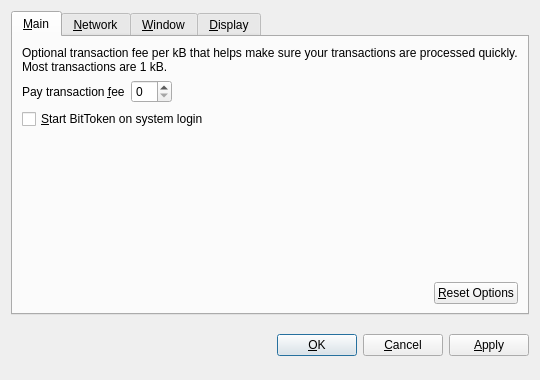
<?xml version="1.0" encoding="UTF-8"?>
<ui version="4.0">
 <class>OptionsDialog</class>
 <widget class="QDialog" name="OptionsDialog">
  <property name="geometry">
   <rect>
    <x>0</x>
    <y>0</y>
    <width>540</width>
    <height>380</height>
   </rect>
  </property>
  <property name="windowTitle">
   <string>Options</string>
  </property>
  <property name="modal">
   <bool>true</bool>
  </property>
  <layout class="QVBoxLayout" name="verticalLayout">
   <item>
    <widget class="QTabWidget" name="tabWidget">
     <property name="tabPosition">
      <enum>QTabWidget::North</enum>
     </property>
     <property name="currentIndex">
      <number>0</number>
     </property>
     <widget class="QWidget" name="tabMain">
      <attribute name="title">
       <string>&amp;Main</string>
      </attribute>
      <layout class="QVBoxLayout" name="verticalLayout_Main">
       <item>
        <widget class="QLabel" name="transactionFeeInfoLabel">
         <property name="text">
          <string>Optional transaction fee per kB that helps make sure your transactions are processed quickly. Most transactions are 1 kB.</string>
         </property>
         <property name="textFormat">
          <enum>Qt::PlainText</enum>
         </property>
         <property name="wordWrap">
          <bool>true</bool>
         </property>
        </widget>
       </item>
       <item>
        <layout class="QHBoxLayout" name="horizontalLayout_1_Main">
         <item>
          <widget class="QLabel" name="transactionFeeLabel">
           <property name="text">
            <string>Pay transaction &amp;fee</string>
           </property>
           <property name="textFormat">
            <enum>Qt::PlainText</enum>
           </property>
           <property name="buddy">
            <cstring>transactionFee</cstring>
           </property>
          </widget>
         </item>
         <item>
          <widget class="BitcoinAmountField" name="transactionFee"/>
         </item>
         <item>
          <spacer name="horizontalSpacer_1_Main">
           <property name="orientation">
            <enum>Qt::Horizontal</enum>
           </property>
           <property name="sizeHint" stdset="0">
            <size>
             <width>40</width>
             <height>20</height>
            </size>
           </property>
          </spacer>
         </item>
        </layout>
       </item>
       <item>
        <widget class="QCheckBox" name="bitcoinAtStartup">
         <property name="toolTip">
          <string>Automatically start BitToken after logging in to the system.</string>
         </property>
         <property name="text">
          <string>&amp;Start BitToken on system login</string>
         </property>
        </widget>
       </item>
       <item>
        <spacer name="verticalSpacer_Main">
         <property name="orientation">
          <enum>Qt::Vertical</enum>
         </property>
         <property name="sizeHint" stdset="0">
          <size>
           <width>20</width>
           <height>40</height>
          </size>
         </property>
        </spacer>
       </item>
       <item>
        <layout class="QHBoxLayout" name="horizontalLayout_2_Main">
         <item>
          <spacer name="horizontalSpacer_2_Main">
           <property name="orientation">
            <enum>Qt::Horizontal</enum>
           </property>
           <property name="sizeHint" stdset="0">
            <size>
             <width>40</width>
             <height>20</height>
            </size>
           </property>
          </spacer>
         </item>
         <item>
          <widget class="QPushButton" name="resetButton">
           <property name="toolTip">
            <string>Reset all client options to default.</string>
           </property>
           <property name="text">
            <string>&amp;Reset Options</string>
           </property>
           <property name="autoDefault">
            <bool>false</bool>
           </property>
          </widget>
         </item>
        </layout>
       </item>
      </layout>
     </widget>
     <widget class="QWidget" name="tabNetwork">
      <attribute name="title">
       <string>&amp;Network</string>
      </attribute>
      <layout class="QVBoxLayout" name="verticalLayout_Network">
       <item>
        <widget class="QCheckBox" name="mapPortUpnp">
         <property name="toolTip">
          <string>Automatically open the BitToken client port on the router. This only works when your router supports UPnP and it is enabled.</string>
         </property>
         <property name="text">
          <string>Map port using &amp;UPnP</string>
         </property>
        </widget>
       </item>
       <item>
        <widget class="QCheckBox" name="connectSocks">
         <property name="toolTip">
          <string>Connect to the BitToken network through a SOCKS proxy (e.g. when connecting through Tor).</string>
         </property>
         <property name="text">
          <string>&amp;Connect through SOCKS proxy:</string>
         </property>
        </widget>
       </item>
       <item>
        <layout class="QHBoxLayout" name="horizontalLayout_Network">
         <item>
          <widget class="QLabel" name="proxyIpLabel">
           <property name="text">
            <string>Proxy &amp;IP:</string>
           </property>
           <property name="textFormat">
            <enum>Qt::PlainText</enum>
           </property>
           <property name="buddy">
            <cstring>proxyIp</cstring>
           </property>
          </widget>
         </item>
         <item>
          <widget class="QValidatedLineEdit" name="proxyIp">
           <property name="maximumSize">
            <size>
             <width>140</width>
             <height>16777215</height>
            </size>
           </property>
           <property name="toolTip">
            <string>IP address of the proxy (e.g. 127.0.0.1)</string>
           </property>
          </widget>
         </item>
         <item>
          <widget class="QLabel" name="proxyPortLabel">
           <property name="text">
            <string>&amp;Port:</string>
           </property>
           <property name="textFormat">
            <enum>Qt::PlainText</enum>
           </property>
           <property name="buddy">
            <cstring>proxyPort</cstring>
           </property>
          </widget>
         </item>
         <item>
          <widget class="QLineEdit" name="proxyPort">
           <property name="maximumSize">
            <size>
             <width>55</width>
             <height>16777215</height>
            </size>
           </property>
           <property name="toolTip">
            <string>Port of the proxy (e.g. 9050)</string>
           </property>
          </widget>
         </item>
         <item>
          <widget class="QLabel" name="socksVersionLabel">
           <property name="text">
            <string>SOCKS &amp;Version:</string>
           </property>
           <property name="textFormat">
            <enum>Qt::PlainText</enum>
           </property>
           <property name="buddy">
            <cstring>socksVersion</cstring>
           </property>
          </widget>
         </item>
         <item>
          <widget class="QValueComboBox" name="socksVersion">
           <property name="toolTip">
            <string>SOCKS version of the proxy (e.g. 5)</string>
           </property>
          </widget>
         </item>
         <item>
          <spacer name="horizontalSpacer_Network">
           <property name="orientation">
            <enum>Qt::Horizontal</enum>
           </property>
           <property name="sizeHint" stdset="0">
            <size>
             <width>40</width>
             <height>20</height>
            </size>
           </property>
          </spacer>
         </item>
        </layout>
       </item>
       <item>
        <spacer name="verticalSpacer_Network">
         <property name="orientation">
          <enum>Qt::Vertical</enum>
         </property>
         <property name="sizeHint" stdset="0">
          <size>
           <width>20</width>
           <height>40</height>
          </size>
         </property>
        </spacer>
       </item>
      </layout>
     </widget>
     <widget class="QWidget" name="tabWindow">
      <attribute name="title">
       <string>&amp;Window</string>
      </attribute>
      <layout class="QVBoxLayout" name="verticalLayout_Window">
       <item>
        <widget class="QCheckBox" name="minimizeToTray">
         <property name="toolTip">
          <string>Show only a tray icon after minimizing the window.</string>
         </property>
         <property name="text">
          <string>&amp;Minimize to the tray instead of the taskbar</string>
         </property>
        </widget>
       </item>
       <item>
        <widget class="QCheckBox" name="minimizeOnClose">
         <property name="toolTip">
          <string>Minimize instead of exit the application when the window is closed. When this option is enabled, the application will be closed only after selecting Quit in the menu.</string>
         </property>
         <property name="text">
          <string>M&amp;inimize on close</string>
         </property>
        </widget>
       </item>
       <item>
        <spacer name="verticalSpacer_Window">
         <property name="orientation">
          <enum>Qt::Vertical</enum>
         </property>
         <property name="sizeHint" stdset="0">
          <size>
           <width>20</width>
           <height>40</height>
          </size>
         </property>
        </spacer>
       </item>
      </layout>
     </widget>
     <widget class="QWidget" name="tabDisplay">
      <attribute name="title">
       <string>&amp;Display</string>
      </attribute>
      <layout class="QVBoxLayout" name="verticalLayout_Display">
       <item>
        <layout class="QHBoxLayout" name="horizontalLayout_1_Display">
         <item>
          <widget class="QLabel" name="langLabel">
           <property name="text">
            <string>User Interface &amp;language:</string>
           </property>
           <property name="textFormat">
            <enum>Qt::PlainText</enum>
           </property>
           <property name="buddy">
            <cstring>lang</cstring>
           </property>
          </widget>
         </item>
         <item>
          <widget class="QValueComboBox" name="lang">
           <property name="toolTip">
            <string>The user interface language can be set here. This setting will take effect after restarting BitToken.</string>
           </property>
          </widget>
         </item>
        </layout>
       </item>
       <item>
        <layout class="QHBoxLayout" name="horizontalLayout_2_Display">
         <item>
          <widget class="QLabel" name="unitLabel">
           <property name="text">
            <string>&amp;Unit to show amounts in:</string>
           </property>
           <property name="textFormat">
            <enum>Qt::PlainText</enum>
           </property>
           <property name="buddy">
            <cstring>unit</cstring>
           </property>
          </widget>
         </item>
         <item>
          <widget class="QValueComboBox" name="unit">
           <property name="toolTip">
            <string>Choose the default subdivision unit to show in the interface and when sending coins.</string>
           </property>
          </widget>
         </item>
        </layout>
       </item>
       <item>
        <widget class="QCheckBox" name="displayAddresses">
         <property name="toolTip">
          <string>Whether to show BitToken addresses in the transaction list or not.</string>
         </property>
         <property name="text">
          <string>&amp;Display addresses in transaction list</string>
         </property>
        </widget>
       </item>
       <item>
        <spacer name="verticalSpacer_Display">
         <property name="orientation">
          <enum>Qt::Vertical</enum>
         </property>
         <property name="sizeHint" stdset="0">
          <size>
           <width>20</width>
           <height>40</height>
          </size>
         </property>
        </spacer>
       </item>
      </layout>
     </widget>
    </widget>
   </item>
   <item>
    <layout class="QHBoxLayout" name="horizontalLayout_Buttons">
     <item>
      <spacer name="horizontalSpacer_1">
       <property name="orientation">
        <enum>Qt::Horizontal</enum>
       </property>
       <property name="sizeHint" stdset="0">
        <size>
         <width>40</width>
         <height>48</height>
        </size>
       </property>
      </spacer>
     </item>
     <item>
      <widget class="QLabel" name="statusLabel">
       <property name="font">
        <font>
         <weight>75</weight>
         <bold>true</bold>
        </font>
       </property>
       <property name="text">
        <string/>
       </property>
       <property name="textFormat">
        <enum>Qt::PlainText</enum>
       </property>
       <property name="wordWrap">
        <bool>true</bool>
       </property>
      </widget>
     </item>
     <item>
      <spacer name="horizontalSpacer_2">
       <property name="orientation">
        <enum>Qt::Horizontal</enum>
       </property>
       <property name="sizeHint" stdset="0">
        <size>
         <width>40</width>
         <height>48</height>
        </size>
       </property>
      </spacer>
     </item>
     <item>
      <widget class="QPushButton" name="okButton">
       <property name="text">
        <string>&amp;OK</string>
       </property>
      </widget>
     </item>
     <item>
      <widget class="QPushButton" name="cancelButton">
       <property name="text">
        <string>&amp;Cancel</string>
       </property>
       <property name="autoDefault">
        <bool>false</bool>
       </property>
      </widget>
     </item>
     <item>
      <widget class="QPushButton" name="applyButton">
       <property name="text">
        <string>&amp;Apply</string>
       </property>
       <property name="autoDefault">
        <bool>false</bool>
       </property>
      </widget>
     </item>
    </layout>
   </item>
  </layout>
 </widget>
 <customwidgets>
  <customwidget>
   <class>BitcoinAmountField</class>
   <extends>QSpinBox</extends>
   <header>bitcoinamountfield.h</header>
  </customwidget>
  <customwidget>
   <class>QValueComboBox</class>
   <extends>QComboBox</extends>
   <header>qvaluecombobox.h</header>
  </customwidget>
  <customwidget>
   <class>QValidatedLineEdit</class>
   <extends>QLineEdit</extends>
   <header>qvalidatedlineedit.h</header>
  </customwidget>
 </customwidgets>
 <resources/>
 <connections/>
</ui>
